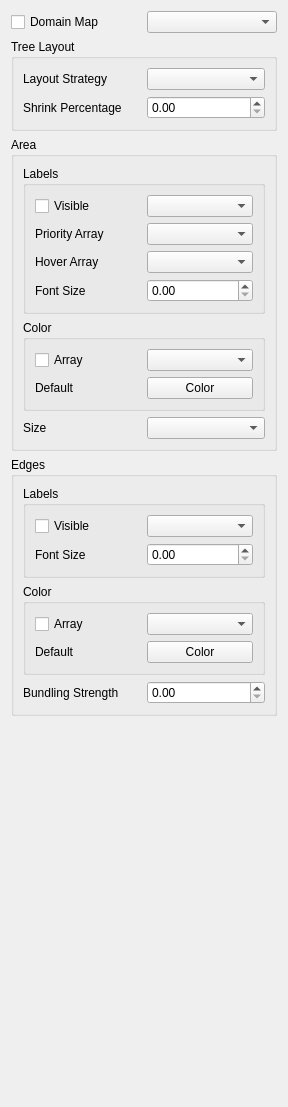
<?xml version="1.0" encoding="UTF-8"?>
<ui version="4.0">
 <class>ClientTreeAreaDisplay</class>
 <widget class="QWidget" name="ClientTreeAreaDisplay">
  <property name="geometry">
   <rect>
    <x>0</x>
    <y>0</y>
    <width>284</width>
    <height>1107</height>
   </rect>
  </property>
  <property name="windowTitle">
   <string>Form</string>
  </property>
  <layout class="QVBoxLayout">
   <item>
    <layout class="QHBoxLayout">
     <item>
      <widget class="QCheckBox" name="useDomainMap">
       <property name="text">
        <string>Domain Map</string>
       </property>
      </widget>
     </item>
     <item>
      <widget class="pqSourceComboBox" name="domainMap"/>
     </item>
    </layout>
   </item>
   <item>
    <widget class="QGroupBox" name="groupBox_5">
     <property name="title">
      <string>Tree Layout</string>
     </property>
     <layout class="QGridLayout">
      <item row="0" column="0">
       <widget class="QLabel" name="label_4">
        <property name="text">
         <string>Layout Strategy</string>
        </property>
       </widget>
      </item>
      <item row="0" column="1">
       <widget class="QComboBox" name="layoutStrategy"/>
      </item>
      <item row="1" column="0">
       <widget class="QLabel" name="label_5">
        <property name="text">
         <string>Shrink Percentage</string>
        </property>
       </widget>
      </item>
      <item row="1" column="1">
       <widget class="QDoubleSpinBox" name="shrinkPercentage">
        <property name="maximum">
         <double>1.000000000000000</double>
        </property>
        <property name="singleStep">
         <double>0.100000000000000</double>
        </property>
       </widget>
      </item>
     </layout>
    </widget>
   </item>
   <item>
    <widget class="QGroupBox" name="vertices">
     <property name="title">
      <string>Area</string>
     </property>
     <layout class="QGridLayout">
      <item row="0" column="0" colspan="2">
       <widget class="QGroupBox" name="groupBox_2">
        <property name="title">
         <string>Labels</string>
        </property>
        <layout class="QGridLayout">
         <item row="0" column="0">
          <widget class="QCheckBox" name="areaLabels">
           <property name="text">
            <string>Visible</string>
           </property>
          </widget>
         </item>
         <item row="0" column="1">
          <widget class="QComboBox" name="areaLabelArray"/>
         </item>
         <item row="1" column="0">
          <widget class="QLabel" name="label_6">
           <property name="text">
            <string>Priority Array</string>
           </property>
          </widget>
         </item>
         <item row="1" column="1">
          <widget class="QComboBox" name="areaLabelPriorityArray"/>
         </item>
         <item row="2" column="0">
          <widget class="QLabel" name="label_7">
           <property name="text">
            <string>Hover Array</string>
           </property>
          </widget>
         </item>
         <item row="2" column="1">
          <widget class="QComboBox" name="areaLabelHoverArray"/>
         </item>
         <item row="3" column="0">
          <widget class="QLabel" name="label_3">
           <property name="text">
            <string>Font Size</string>
           </property>
          </widget>
         </item>
         <item row="3" column="1">
          <widget class="QDoubleSpinBox" name="areaLabelFontSize"/>
         </item>
        </layout>
       </widget>
      </item>
      <item row="1" column="0" colspan="2">
       <widget class="QGroupBox" name="groupBox">
        <property name="title">
         <string>Color</string>
        </property>
        <layout class="QGridLayout">
         <item row="0" column="0">
          <widget class="QCheckBox" name="areaColorByArray">
           <property name="text">
            <string>Array</string>
           </property>
          </widget>
         </item>
         <item row="0" column="1">
          <widget class="QComboBox" name="areaColorArray"/>
         </item>
         <item row="1" column="0">
          <widget class="QLabel" name="label_10">
           <property name="text">
            <string>Default</string>
           </property>
          </widget>
         </item>
         <item row="1" column="1">
          <widget class="pqColorChooserButton" name="areaColor">
           <property name="text">
            <string>Color</string>
           </property>
          </widget>
         </item>
        </layout>
       </widget>
      </item>
      <item row="3" column="0">
       <widget class="QLabel" name="label">
        <property name="text">
         <string>Size</string>
        </property>
       </widget>
      </item>
      <item row="3" column="1">
       <widget class="QComboBox" name="areaSizeArray"/>
      </item>
     </layout>
    </widget>
   </item>
   <item>
    <widget class="QGroupBox" name="edges">
     <property name="title">
      <string>Edges</string>
     </property>
     <layout class="QGridLayout">
      <item row="0" column="0" colspan="2">
       <widget class="QGroupBox" name="groupBox_4">
        <property name="title">
         <string>Labels</string>
        </property>
        <layout class="QGridLayout">
         <item row="0" column="0">
          <widget class="QCheckBox" name="edgeLabels">
           <property name="text">
            <string>Visible</string>
           </property>
          </widget>
         </item>
         <item row="0" column="1">
          <widget class="QComboBox" name="edgeLabelArray"/>
         </item>
         <item row="1" column="0">
          <widget class="QLabel" name="label_9">
           <property name="text">
            <string>Font Size</string>
           </property>
          </widget>
         </item>
         <item row="1" column="1">
          <widget class="QDoubleSpinBox" name="edgeLabelFontSize"/>
         </item>
        </layout>
       </widget>
      </item>
      <item row="1" column="0" colspan="2">
       <widget class="QGroupBox" name="groupBox_3">
        <property name="title">
         <string>Color</string>
        </property>
        <layout class="QGridLayout">
         <item row="0" column="0">
          <widget class="QCheckBox" name="edgeColorByArray">
           <property name="text">
            <string>Array</string>
           </property>
          </widget>
         </item>
         <item row="0" column="1">
          <widget class="QComboBox" name="edgeColorArray"/>
         </item>
         <item row="1" column="0">
          <widget class="QLabel" name="label_11">
           <property name="text">
            <string>Default</string>
           </property>
          </widget>
         </item>
         <item row="1" column="1">
          <widget class="pqColorChooserButton" name="edgeColor">
           <property name="text">
            <string>Color</string>
           </property>
          </widget>
         </item>
        </layout>
       </widget>
      </item>
      <item row="2" column="0">
       <widget class="QLabel" name="label_2">
        <property name="text">
         <string>Bundling Strength</string>
        </property>
       </widget>
      </item>
      <item row="2" column="1">
       <widget class="QDoubleSpinBox" name="edgeBundlingStrength"/>
      </item>
     </layout>
    </widget>
   </item>
   <item>
    <spacer>
     <property name="orientation">
      <enum>Qt::Vertical</enum>
     </property>
     <property name="sizeHint" stdset="0">
      <size>
       <width>266</width>
       <height>151</height>
      </size>
     </property>
    </spacer>
   </item>
  </layout>
 </widget>
 <customwidgets>
  <customwidget>
   <class>pqColorChooserButton</class>
   <extends>QPushButton</extends>
   <header>pqColorChooserButton.h</header>
   <container>1</container>
  </customwidget>
  <customwidget>
   <class>pqSourceComboBox</class>
   <extends>QComboBox</extends>
   <header>pqSourceComboBox.h</header>
  </customwidget>
 </customwidgets>
 <resources/>
 <connections/>
</ui>
